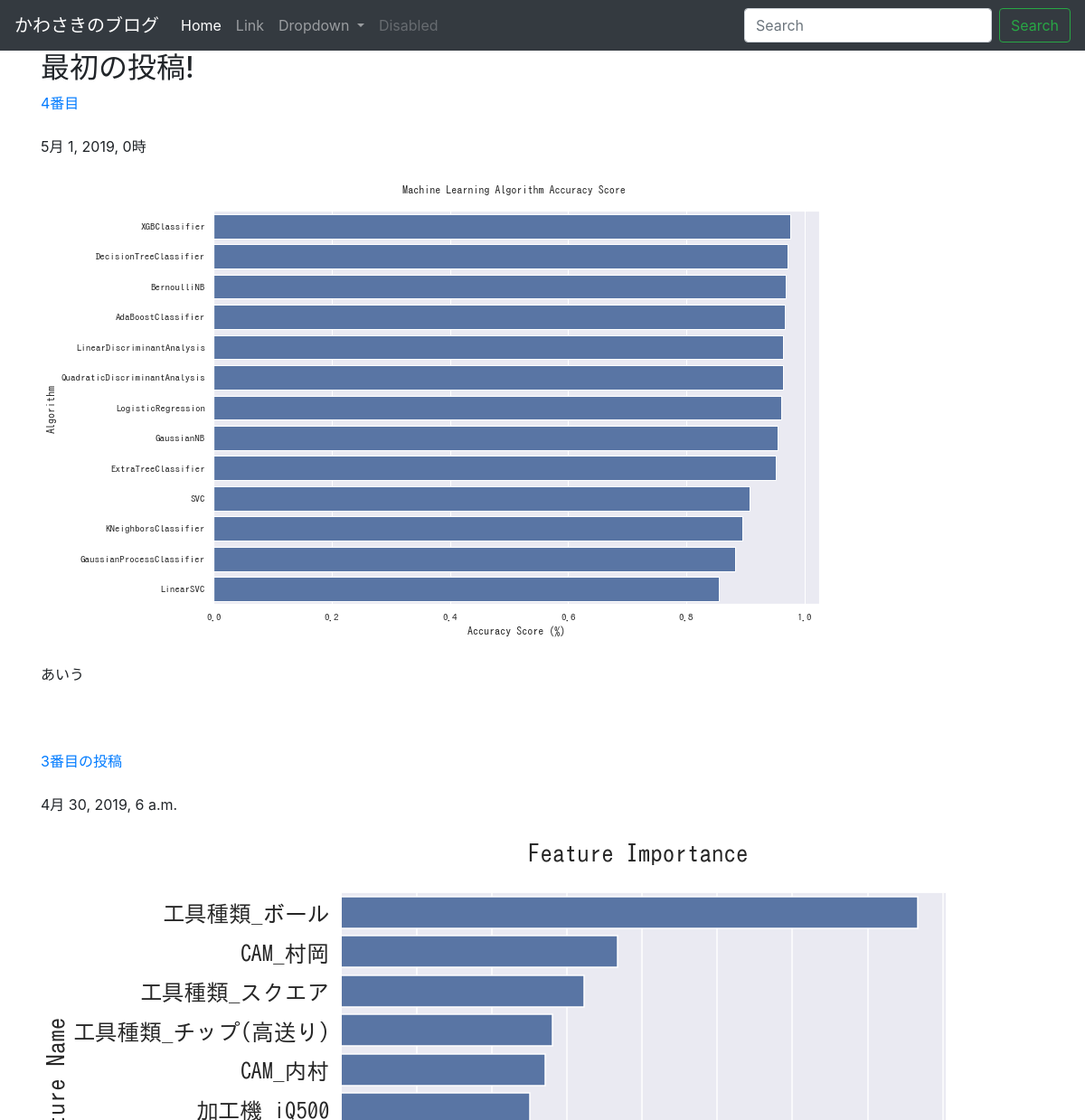
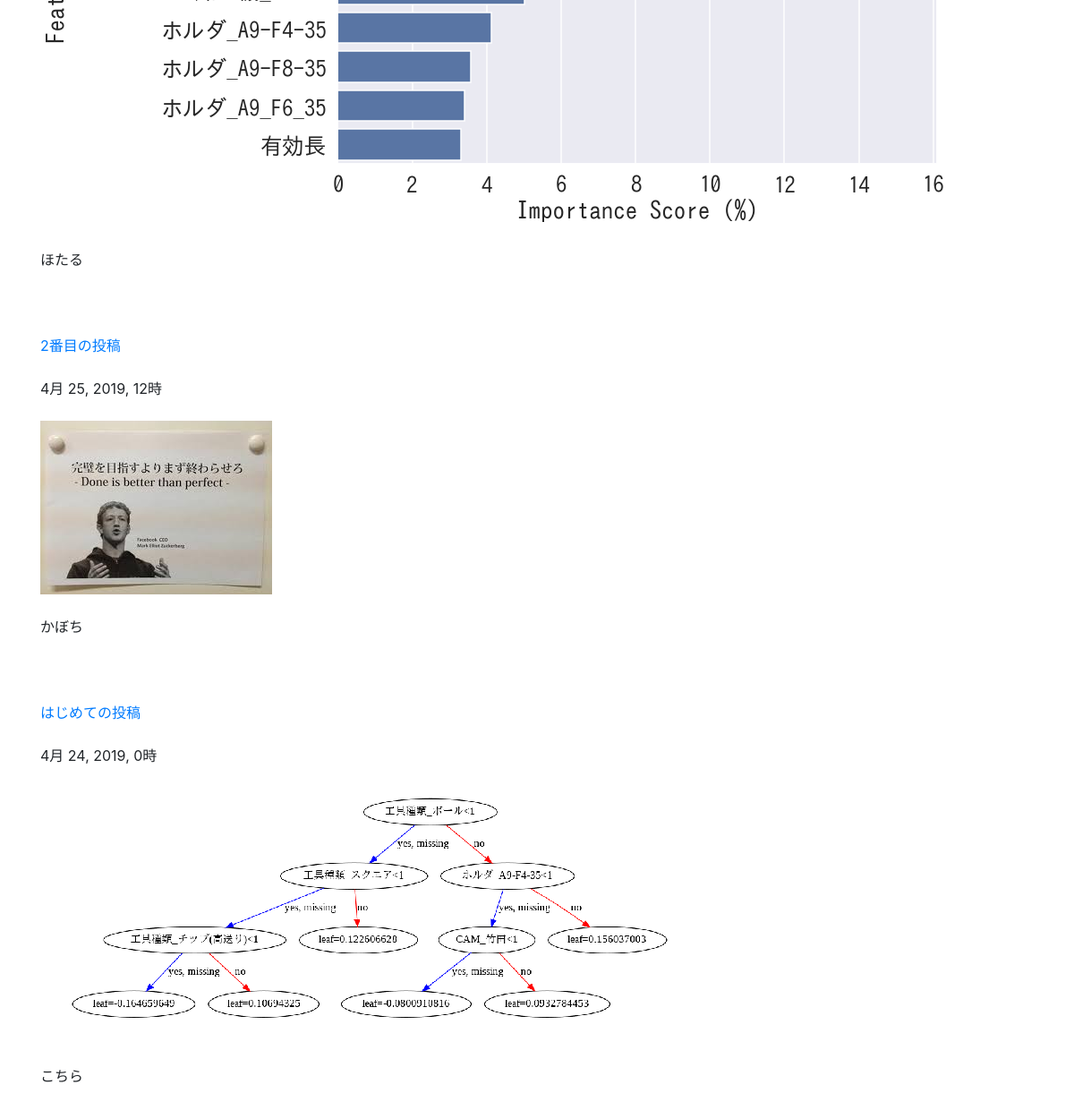
/posts/, run on the app's committed database (2 pictures, top to bottom).
### posts/models.py (models this page shows, shortened)
class Post(models.Model):
    title=models.CharField(max_length=100)
    published=models.DateTimeField()
    image=models.ImageField(upload_to="media/")
    body=models.TextField()
    def summary(self): # __は中で内部のみで参照するとき(外部の参照を受けないもの）
        return self.body[:3]

### posts/views.py (the view)
def index(request):
    posts = Post.objects.order_by('-published')
    return render(request, 'posts/index.html', {'posts': posts})

### posts/templates/posts/index.html (shortened to what this page needs)
<!DOCTYPE html>
<html lang="ja-jp">
<head>
    <link rel="stylesheet" href="https://stackpath.bootstrapcdn.com/bootstrap/4.3.1/css/bootstrap.min.css">
</head>
<nav class="navbar navbar-expand-lg navbar-dark bg-dark">
  <a class="navbar-brand" href="#">かわさきのブログ</a>
  <div class="collapse navbar-collapse" id="navbarSupportedContent">
    <ul class="navbar-nav mr-auto">
      <li class="nav-item active">
        <a class="nav-link" href="#">Home <span class="sr-only">(current)</span></a>
      </li>
      <li class="nav-item">
        <a class="nav-link" href="#">Link</a>
      </li>
      <li class="nav-item dropdown">
        <a class="nav-link dropdown-toggle" href="#" id="navbarDropdown" role="button" data-toggle="dropdown" aria-haspopup="true" aria-expanded="false">
          Dropdown
        </a>
      </li>
      <li class="nav-item">
        <a class="nav-link disabled" href="#" tabindex="-1" aria-disabled="true">Disabled</a>
      </li>
    </ul>
    <form class="form-inline my-2 my-lg-0">
      <input class="form-control mr-sm-2" type="search" placeholder="Search" aria-label="Search">
      <button class="btn btn-outline-success my-2 my-sm-0" type="submit">Search</button>
    </form>
  </div>
</nav>
<div class="container">
<h2> 最初の投稿! </h2>
{% for post in posts.all %}
<a href="{% url 'post_detail' post.id %}" >{{post.title}} </a>
<br/> <br/>
{{ post.published}}
<br/> <br/>
<img src="{{post.image.url}}"/>
<br/> <br/>
{{ post.summary}}
<br/> <br/>
<br/> <br/>
{% endfor %}
</div>
</body>
</html>

### data on the page
Post: title "4番目", published "5月 1, 2019, 0時", image (picture), summary "あいう"
Post: title "3番目の投稿", published "4月 30, 2019, 6 a.m.", image (picture), summary "ほたる"
Post: title "2番目の投稿", published "4月 25, 2019, 12時", image (picture), summary "かぼち"
Post: title "はじめての投稿", published "4月 24, 2019, 0時", image (picture), summary "こちら"
